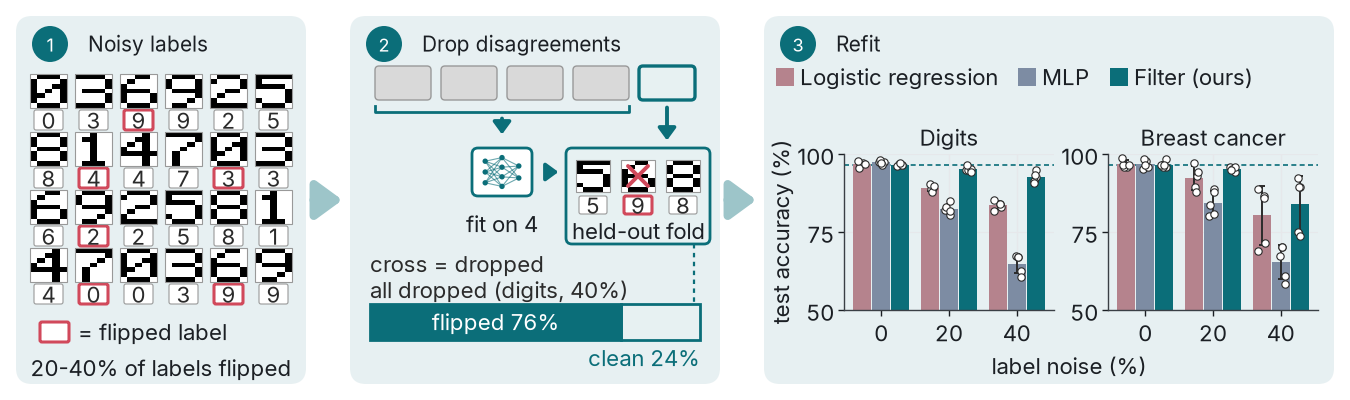

Python code for this plot:
import json
import numpy as np
from matplotlib.patches import FancyBboxPatch, Rectangle
import scriptorium_diagram as sd

import scriptorium_fig as sf
from matplotlib.colors import to_rgb


def mix(c, t):
    return tuple(t + (1 - t) * v for v in to_rgb(c))


FS = 8  # every text in the figure is 8 pt at print size

PUR = sf.color("filter", ours=True)          # our method's accent (theme decides the hue)
LIGHT, LAV = mix(PUR, 0.6), mix(PUR, 0.9)
RED, BLUE, ORANGE = sf.color("flip", partner=True), sf.color("logreg"), sf.color("mlp")
GRAY, INK, EDGE = "#D9D9D9", "#2B2B2B", "#999999"

# ---- data from the repository's raw runs
rows = [json.loads(l) for l in open("results/runs.jsonl")]
acc = {}
for r in rows:
    acc.setdefault((r["dataset"], round(r["noise"] * 100), r["method"]), []).append(100 * r["test_acc"])
prec = [100 * r["n_dropped_noisy"] / r["n_dropped"] for r in rows
        if r["method"] == "filter" and r["dataset"] == "digits" and abs(r["noise"] - 0.4) < 1e-9
        and r["n_dropped"] > 0]
PREC = float(np.mean(prec))

try:
    from sklearn.datasets import load_digits
    _D = load_digits()
    IMAGES, TARGET, REAL = _D.images, _D.target, True
except ImportError:
    G = ["01110 10001 10011 10101 11001 10001 01110", "00100 01100 00100 00100 00100 00100 01110",
         "01110 10001 00001 00110 01000 10000 11111", "11110 00001 00001 01110 00001 00001 11110",
         "00010 00110 01010 10010 11111 00010 00010", "11111 10000 11110 00001 00001 10001 01110",
         "00110 01000 10000 11110 10001 10001 01110", "11111 00001 00010 00100 01000 01000 01000",
         "01110 10001 10001 01110 10001 10001 01110", "01110 10001 10001 01111 00001 00010 01100"]
    IMAGES = np.array([[[int(c) for c in row] for row in g.split()] for g in G], dtype=float)
    TARGET, REAL = np.arange(10), False

d = sd.canvas("full", height=2.0)
ax = d.ax


def rbox(x, y, w, h, fc, ec, lw=0.8, r=0.02, z=3):
    ax.add_patch(FancyBboxPatch((x + r, y + r), w - 2 * r, h - 2 * r,
                                boxstyle=f"round,pad={r},rounding_size={r}",
                                fc=fc, ec=ec, lw=lw, zorder=z))


def cross(cx, cy, s=0.035, z=8):
    for a, b in (((-s, -s), (s, s)), ((-s, s), (s, -s))):
        ax.plot([cx + a[0], cx + b[0]], [cy + a[1], cy + b[1]], color=RED, lw=1.4,
                zorder=z, solid_capstyle="round")


def thumb(x, y, w, h, idx):
    ax.imshow(IMAGES[idx % len(IMAGES)], cmap="gray_r", extent=(x, x + w, y, y + h), zorder=5,
              interpolation="nearest", aspect="auto")
    ax.add_patch(Rectangle((x, y), w, h, fc="none", ec=EDGE, lw=0.4, zorder=6))


def tag(x, y, w, h, val, flipped):
    rbox(x, y, w, h, "white", RED if flipped else EDGE, lw=1.1 if flipped else 0.4, r=0.01)
    ax.text(x + w / 2, y + h / 2 - 0.003, str(val), fontsize=FS, ha="center", va="center",
            color=INK, zorder=6)


# ---- panels
X1, W1 = 0.08, 1.45
X2, W2 = 1.75, 1.85
X3, W3 = 3.82, 2.85
d.panel(X1, 0.08, W1, 1.84, "Noisy labels", step=1, k=0)
d.panel(X2, 0.08, W2, 1.84, "Drop disagreements", step=2, k=0)
d.panel(X3, 0.08, W3, 1.84, "Refit", step=3, k=0)
d.arrow((X1 + W1 + 0.01, 1.0), (X2 - 0.01, 1.0), color=LIGHT, width=3.0)
d.arrow((X2 + W2 + 0.01, 1.0), (X3 - 0.01, 1.0), color=LIGHT, width=3.0)

# ---- panel 1: digit thumbnails with class tags
flipped = {2, 7, 10, 13, 19, 22}
cw, ch = 0.225, 0.29
gx = X1 + (W1 - 6 * cw) / 2
top = 1.63
for i in range(24):
    r, c = divmod(i, 6)
    x = gx + c * cw
    y = top - (r + 1) * ch
    idx = i * 13
    t = int(TARGET[idx % len(IMAGES)])
    fl = i in flipped
    thumb(x + 0.02, y + 0.12, 0.185, 0.17, idx)
    tag(x + 0.04, y + 0.01, 0.145, 0.1, (t + 3) % 10 if fl else t, fl)
rbox(X1 + 0.12, 0.29, 0.145, 0.1, "white", RED, lw=1.1, r=0.01)
d.text(X1 + 0.31, 0.34, "= flipped label", size=FS, ha="left")
d.text(X1 + W1 / 2, 0.16, "20-40% of labels flipped", size=FS)

# ---- panel 2: out-of-fold prediction (fold blocks carry no digits)
fw, fg = 0.28, 0.05
fx0 = X2 + 0.125
fy, fh = 1.5, 0.17
for k in range(5):
    x = fx0 + k * (fw + fg)
    last = k == 4
    rbox(x, fy, fw, fh, LAV if last else GRAY, PUR if last else EDGE, lw=1.2 if last else 0.5, r=0.02)
bl, br, by_ = fx0, fx0 + 4 * fw + 3 * fg, fy - 0.06
bc = (bl + br) / 2
ax.plot([bl, bl, br, br], [by_ + 0.03, by_, by_, by_ + 0.03], color=PUR, lw=1.0, zorder=4)
d.arrow((bc, by_ - 0.005), (bc, 1.3), color=PUR, width=1.4)
d.icon("network", bc, 1.14, 0.3, color=PUR)
d.text(bc, 0.88, "fit on 4", size=FS)
cx0, cx1, cy0, cy1 = X2 + 1.08, X2 + 1.80, 0.78, 1.26
rbox(cx0, cy0, cx1 - cx0, cy1 - cy0, LAV, PUR, lw=1.0, r=0.03, z=2)
f5 = fx0 + 4 * (fw + fg) + fw / 2
d.arrow((f5, fy - 0.01), (f5, cy1 + 0.01), color=PUR, width=1.4)
d.arrow((bc + 0.2, 1.14), (cx0 - 0.01, 1.14), color=PUR, width=1.4)
for j, (idx, fl) in enumerate([(5, False), (6, True), (8, False)]):
    x = cx0 + 0.05 + j * 0.225
    t = int(TARGET[idx % len(IMAGES)])
    thumb(x, 1.04, 0.17, 0.16, idx)
    tag(x + 0.015, 0.93, 0.14, 0.09, (t + 3) % 10 if fl else t, fl)
    if fl:
        cross(x + 0.085, 1.12, s=0.05, z=9)
d.text(cx0 + 0.03, 0.845, "held-out fold", size=FS, ha="left")
# stacked precision bar, with room above it for the two notes
bx, bw, bb, bh = X2 + 0.1, W2 - 0.2, 0.30, 0.18
cxl = cx1 - 0.08
ax.plot([cxl, cxl], [cy0, bb + bh], color=PUR, lw=0.8, ls=(0, (2, 2)), zorder=3)
d.text(bx, 0.68, "cross = dropped", size=FS, ha="left", color=INK)
d.text(bx, 0.55, "all dropped (digits, 40%)", size=FS, ha="left", color=INK)
wf = bw * PREC / 100
ax.add_patch(Rectangle((bx + wf, bb), bw - wf, bh, fc=LAV, ec=PUR, lw=1.0, zorder=3))
ax.add_patch(Rectangle((bx, bb), wf, bh, fc=PUR, ec=PUR, lw=1.0, zorder=4))
d.text(bx + wf / 2, bb + bh / 2, f"flipped {PREC:.0f}%", size=FS, color="white", bg=PUR)
d.text(bx + bw, bb - 0.09, f"clean {100 - PREC:.0f}%", size=FS, color=PUR, ha="right")
ax.set_xlim(0, d.W)
ax.set_ylim(0, d.H)

# ---- panel 3: grouped bars
methods = [("logreg", "Logistic regression", BLUE), ("mlp", "MLP", ORANGE), ("filter", "Filter (ours)", PUR)]
lx = X3 + 0.06
for (name, lab, col), wl in zip(methods, [1.07, 0.32, 0.8]):
    ax.add_patch(Rectangle((lx, 1.57), 0.09, 0.09, fc=col, ec="none", zorder=4))
    d.text(lx + 0.12, 1.615, lab, size=FS, ha="left")
    lx += 0.12 + wl + 0.02
fig = d.fig
aw, ah = 1.05, 0.78
for g, (ds, title) in enumerate([("digits", "Digits"), ("breast_cancer", "Breast cancer")]):
    gx0 = X3 + 0.4 + g * 1.32
    ax0 = fig.add_axes([gx0 / d.W, 0.45 / d.H, aw / d.W, ah / d.H])
    ax0.set_facecolor("none")
    rng = np.random.default_rng(0)
    for m, (key, lab, col) in enumerate(methods):
        for n, noise in enumerate([0, 20, 40]):
            v = np.array(acc[(ds, noise, key)])
            x = n + (m - 1) * 0.28
            ax0.bar(x, v.mean(), 0.26, color=col, ec="none", zorder=2)
            ax0.errorbar(x, v.mean(), yerr=v.std(ddof=1), color=INK, lw=0.7, capsize=1.2, capthick=0.7, zorder=3)
            ax0.scatter(x + rng.uniform(-0.06, 0.06, len(v)), v, s=7, color="white", ec=INK, lw=0.4, zorder=4)
    ref = np.mean(acc[(ds, 0, "filter")])
    ax0.axhline(ref, color=PUR, lw=0.6, ls=(0, (3, 2)), zorder=1)
    ax0.set_ylim(50, 100)
    ax0.set_xlim(-0.55, 2.55)
    ax0.set_xticks([0, 1, 2], ["0", "20", "40"], fontsize=FS)
    ax0.set_yticks([50, 75, 100])
    ax0.tick_params(length=2, width=0.5, pad=1.5, labelsize=FS)
    ax0.set_title(title, fontsize=FS, pad=3)
    if g == 0:
        ax0.set_ylabel("test accuracy (%)", fontsize=FS, labelpad=1)
    for s in ("top", "right"):
        ax0.spines[s].set_visible(False)
    for s in ("left", "bottom"):
        ax0.spines[s].set_linewidth(0.5)
    ax0.grid(axis="y", color="#E6E8EB", lw=0.4, zorder=0)
d.text(X3 + W3 / 2 + 0.1, 0.17, "label noise (%)", size=FS)

d.save("fig1")
